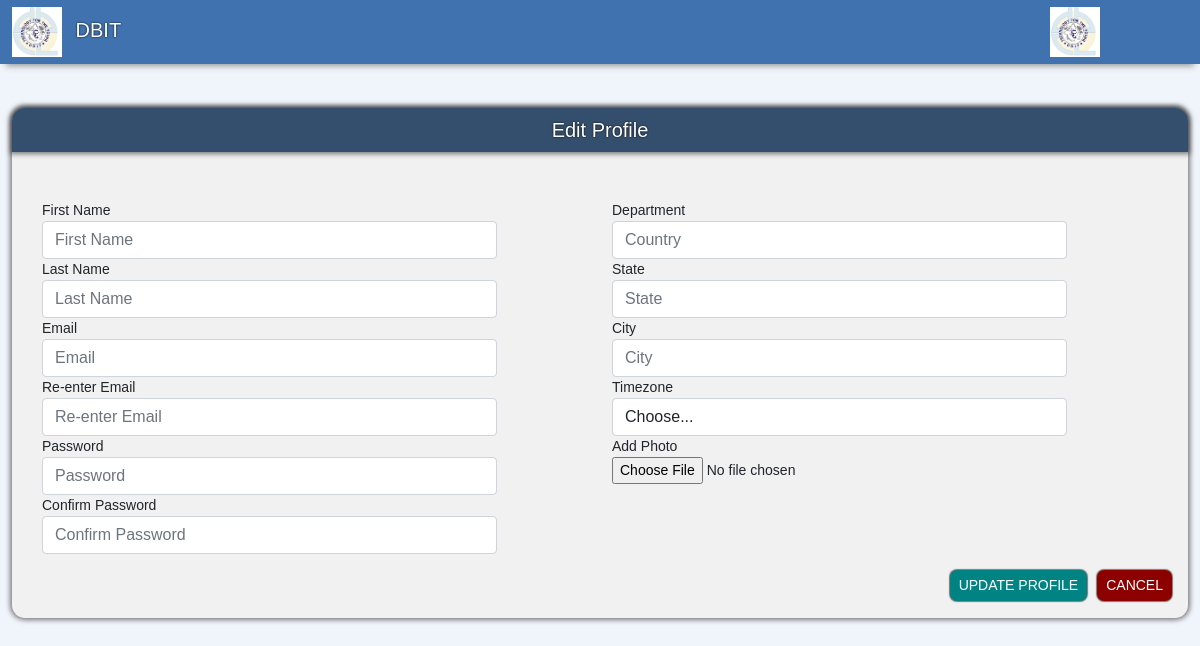
Page /edit/EditPage/ (signed in) on the earlier database version.
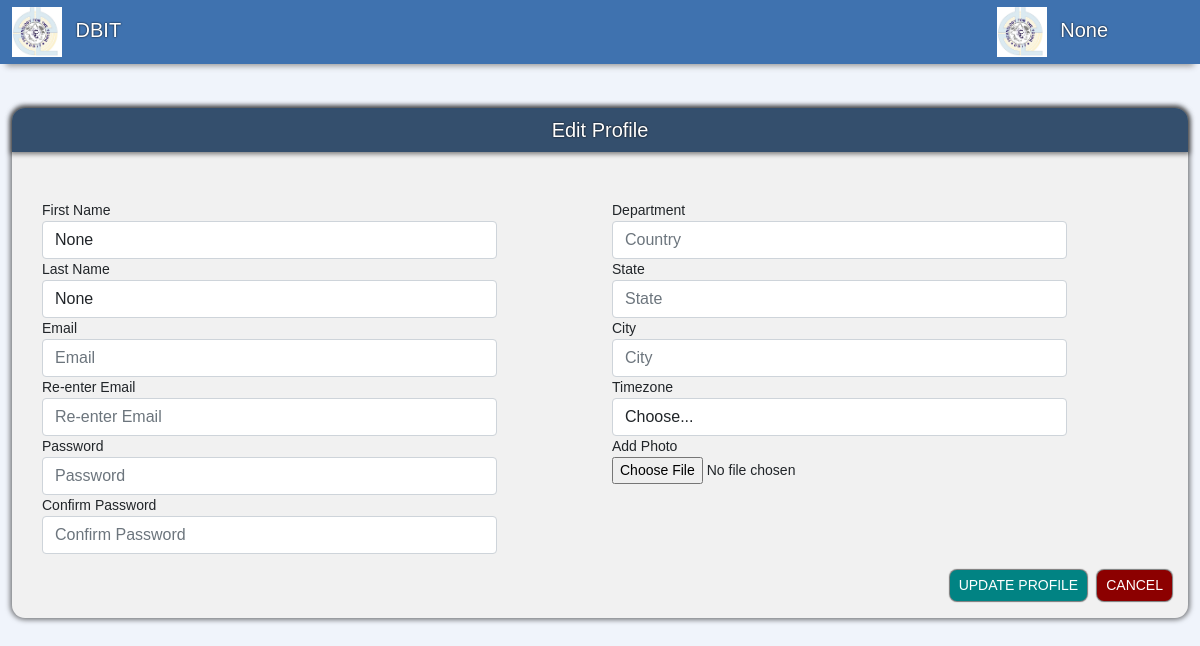
Same page on the later database version.
### accounts/models.py (models this page shows, shortened)
class User(AbstractUser):
    username = None
    email = models.EmailField(max_length=255, unique=True)
    created_on = models.DateTimeField(auto_now_add=True)
    active = models.BooleanField(default=True)
    staff=models.BooleanField(default=False)
    superuser=models.BooleanField(default=False)
    first_name=models.CharField(max_length=50,null=True)
    last_name=models.CharField(max_length=50,null=True)
    phone= models.CharField(max_length=12,null=True,blank=True)
    profile_img = models.ImageField(default='logo.png',null=True, blank=True,upload_to='images/')
    USERNAME_FIELD = 'email'
    REQUIRED_FIELDS = []
    objects = CustomUserManager()
    @property
    def is_staff(self):
        return self.staff
    @property
    def is_active(self):
        return self.active

### EditUser/views.py (the view, shortened to what this page needs)
# urls.py: path('EditPage/', views.edit, name="Edit")
def edit(request):
    context={}
    if request.user.is_staff:
            if request.method=="POST":
                fName = request.POST['fName']
                Lname= request.POST['LName']
                department= request.POST['department']
                profile_img= request.FILES['profile_img']
                user = User.objects.get(id=request.user.id)
                if str(user.profile_img) != 'logo.png': # if user already has profile image then delete it
                    user.profile_img.delete()
                user.first_name= fName
                user.profile_img=profile_img
                user.last_name=Lname
                user.save()
                return redirect('/facultydashboard')
            else:
                return render(request,'edit.html', context)

### templates/edit.html (shortened to what the changed rows need)
{% load static %}
<html lang="en">
<head>
  <link href="https://cdn.jsdelivr.net/npm/bootstrap@5.1.3/dist/css/bootstrap.min.css" rel="stylesheet">
  <link rel="stylesheet" href="https://cdn.jsdelivr.net/npm/bootstrap-icons@1.7.1/font/bootstrap-icons.css">
  <link rel="stylesheet" href="{% static 'css/edit.css' %}">
  <link rel="stylesheet" href="{% static 'css/navbar.css' %}">
</head>
<body>
  <nav class="navbar navbar-main sticky-top navbar-expand-lg">
    <div class="container-fluid">
      <div class="collapse navbar-collapse" id="navbar-content">
        <div class="ms-auto">
          <a class="navbar-brand" href="#">
            {% if user.is_authenticated %}
              {% if user.profile_img %}
                <img src="{{user.profile_img.url}}" class=" me-2" width="50" height="50" alt="">
              {% endif %}
            {{user.first_name}}
            {% endif %}
          </a>
        </div>
      </div>
    </div>
  </nav>
  <form action="{% url 'Edit' %}" method="POST" enctype="multipart/form-data">
    <div class="container-fluid mb-5">
      <div class="sidebar flex-shrink-0 dashboard-navigation">
        <div class="container mt-5 mb-3">
          <div class="row">
            <div class="col-lg-6 col-md-6 col-sm-12">
              <div class="form-group col-md-10">
                <label for="inputFname">First Name</label>
                <input type="text" name='fName' class="form-control" id="inputFname" placeholder="First Name" value='{{user.first_name}}'>
              </div>
              <div class="form-group col-md-10">
                <label for="inputLname">Last Name</label>
                <input type="text" class="form-control" name="LName" id="inputLname" placeholder="Last Name" value='{{user.last_name}}'>
              </div>
            </div>
            <div class="col-lg-6 col-md-6 col-sm-12">
              <div class="form-group col-md-10">
                <div class="custom-file">
                  <input type="file" class="custom-file-input" name='profile_img' accept="image/png,image/gif, image/jpeg" id="imgsize"  value='{{user.profile_img}}'>
                </div>
              </div>
            </div>
          </div>
        </div>
      </div>
    </div>
  </form>
</body>
</html>

Differences in the rows shown:
changed User: first_name (not shown) → "None"; fName (not shown) → "None"; LName (not shown) → "None"
